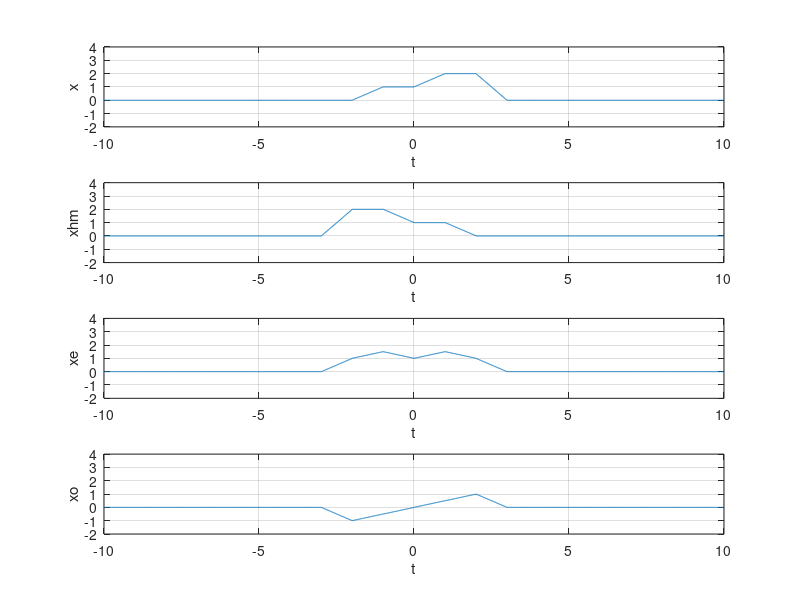

MATLAB code to generate this figure:
t1=-10:0.01:-2;
t2=-2:0.01:-1;
t3=-1:0.01:0;
t4=0:0.01:1;
t5=1:0.01:2;
t6=2:0.01:3;
t7=3:0.01:10;
t=[t1 t2 t3 t4 t5 t6 t7];
x1=linspace(0,0,length(t1));
x2=linspace(0,1,length(t2));
x3=linspace(1,1,length(t3));
x4=linspace(1,2,length(t4));
x5=linspace(2,2,length(t5));
x6=linspace(2,0,length(t6));
x7=linspace(0,0,length(t7)); x=[x1 x2 x3 x4 x5 x6 x7];
xhm=fliplr(x);
xe=(x+xhm)/2;
xo=(x-xhm)/2;
subplot(411);plot(t,x);
xlabel('t');ylabel('x');
axis([-10 10 -2 4]);
grid on;
subplot(412);plot(t,xhm);
xlabel('t');ylabel('xhm');
axis([-10 10 -2 4]);
grid on;
subplot(413);plot(t,xe);
xlabel('t');ylabel('xe');
axis([-10 10 -2 4]);
grid on;
subplot(414);plot(t,xo);
xlabel('t');ylabel('xo');
axis([-10 10 -2 4]);
grid on;